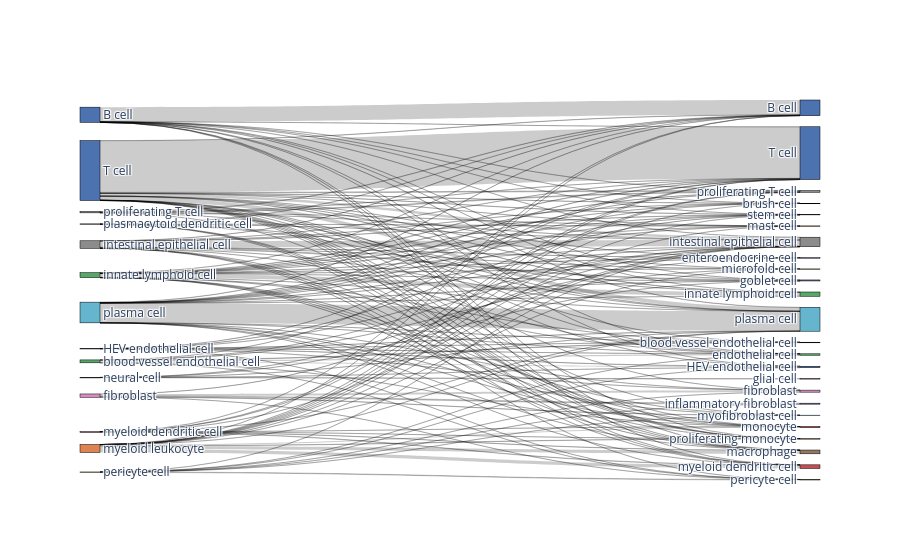
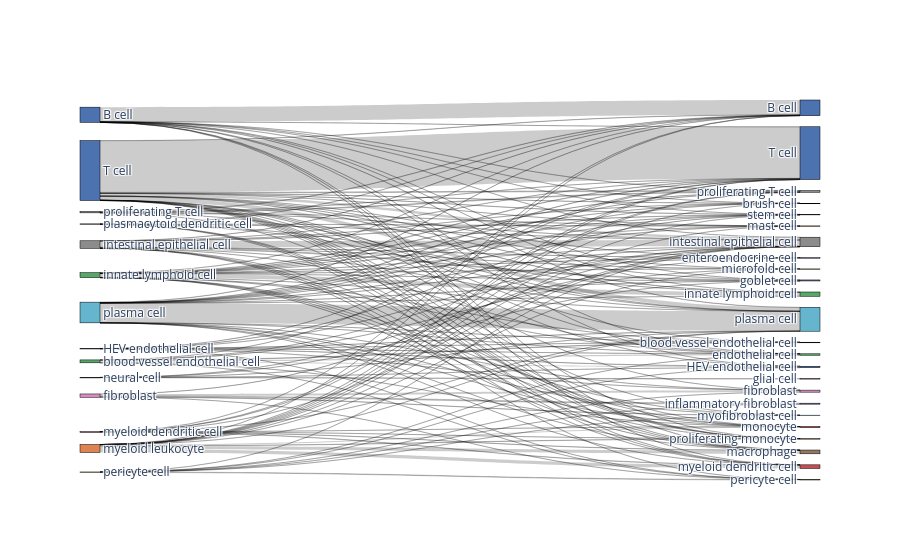

The notebook cell saved with these charts, in order:
### Markdown cell above
Write out metrics to a report file, create confusion matrices and comparative umap plots

### Code cell
%matplotlib inline

bc.tl.report(
    adata_pred=adata_predicted,
    celltype=celltype_test, 
    method=method, 
    analysis_name=analysis_name,
    train_datasets = adata_trains,
    test_dataset = adata_orig,
    merge = merge,
    name_prediction='auto_annot', 
    name_report='auto_annot', 
    use_raw=use_raw,
    remove_nonshared=True, 
    clustering='leiden', 
    asymmetric_matrix=True, 
    delimiter='\t', 
    verbose=True
)

### Figure 1 — Plotly figure (JSON) as saved in the notebook; plotly's stock layout.template omitted (floating-point values rounded to 4 significant figures; data arrays with more than 128 entries replaced by an {"elided": "..."} marker saying what was removed)
{"data": [{"link": {"source": {"elided": "156 int values"}, "target": {"elided": "156 int values"}, "value": {"elided": "156 int values"}}, "node": {"color": ["#4c72b0", "#4c72b0", "#64b5cd", "#55a868", "#da8bc3", "#55a868", "#8c8c8c", "#4c72b0", "#c44e52", "#dd8452", "#937860", "#ccb974", "#937860", "#8c8c8c", "#4c72b0", "#4c72b0", "#4c72b0", "#55a868", "#c44e52", "#55a868", "#8172b3", "#da8bc3", "#da8bc3", "#8172b3", "#8172b3", "#55a868", "#8c8c8c", "#937860", "#dd8452", "#ccb974", "#c44e52", "#c44e52", "#64b5cd", "#ccb974", "#64b5cd", "#8c8c8c", "#dd8452", "#da8bc3"], "label": ["T cell", "HEV endothelial cell", "plasma cell", "blood vessel endothelial cell", "fibroblast", "innate lymphoid cell", "intestinal epithelial cell", "B cell", "myeloid dendritic cell", "myeloid leukocyte", "neural cell", "pericyte cell", "plasmacytoid dendritic cell", "proliferating T cell", "B cell", "HEV endothelial cell", "T cell", "blood vessel endothelial cell", "brush cell", "endothelial cell", "enteroendocrine cell", "fibroblast", "glial cell", "goblet cell", "inflammatory fibroblast", "innate lymphoid cell", "intestinal epithelial cell", "macrophage", "mast cell", "microfold cell", "monocyte", "myeloid dendritic cell", "myofibroblast cell", "pericyte cell", "plasma cell", "proliferating T cell", "proliferating monocyte", "stem cell"], "line": {"color": "black", "width": 0.5}, "pad": 15, "thickness": 20}, "type": "sankey"}], "layout": {}}

### Figure 2 — Plotly figure (JSON) as saved in the notebook; plotly's stock layout.template omitted (floating-point values rounded to 4 significant figures; data arrays with more than 128 entries replaced by an {"elided": "..."} marker saying what was removed)
{"data": [{"link": {"source": {"elided": "156 int values"}, "target": {"elided": "156 int values"}, "value": {"elided": "156 int values"}}, "node": {"color": ["#4c72b0", "#4c72b0", "#64b5cd", "#55a868", "#da8bc3", "#55a868", "#8c8c8c", "#4c72b0", "#c44e52", "#dd8452", "#937860", "#ccb974", "#937860", "#8c8c8c", "#4c72b0", "#4c72b0", "#4c72b0", "#55a868", "#c44e52", "#55a868", "#8172b3", "#da8bc3", "#da8bc3", "#8172b3", "#8172b3", "#55a868", "#8c8c8c", "#937860", "#dd8452", "#ccb974", "#c44e52", "#c44e52", "#64b5cd", "#ccb974", "#64b5cd", "#8c8c8c", "#dd8452", "#da8bc3"], "label": ["T cell", "HEV endothelial cell", "plasma cell", "blood vessel endothelial cell", "fibroblast", "innate lymphoid cell", "intestinal epithelial cell", "B cell", "myeloid dendritic cell", "myeloid leukocyte", "neural cell", "pericyte cell", "plasmacytoid dendritic cell", "proliferating T cell", "B cell", "HEV endothelial cell", "T cell", "blood vessel endothelial cell", "brush cell", "endothelial cell", "enteroendocrine cell", "fibroblast", "glial cell", "goblet cell", "inflammatory fibroblast", "innate lymphoid cell", "intestinal epithelial cell", "macrophage", "mast cell", "microfold cell", "monocyte", "myeloid dendritic cell", "myofibroblast cell", "pericyte cell", "plasma cell", "proliferating T cell", "proliferating monocyte", "stem cell"], "line": {"color": "black", "width": 0.5}, "pad": 15, "thickness": 20}, "type": "sankey"}], "layout": {}}
